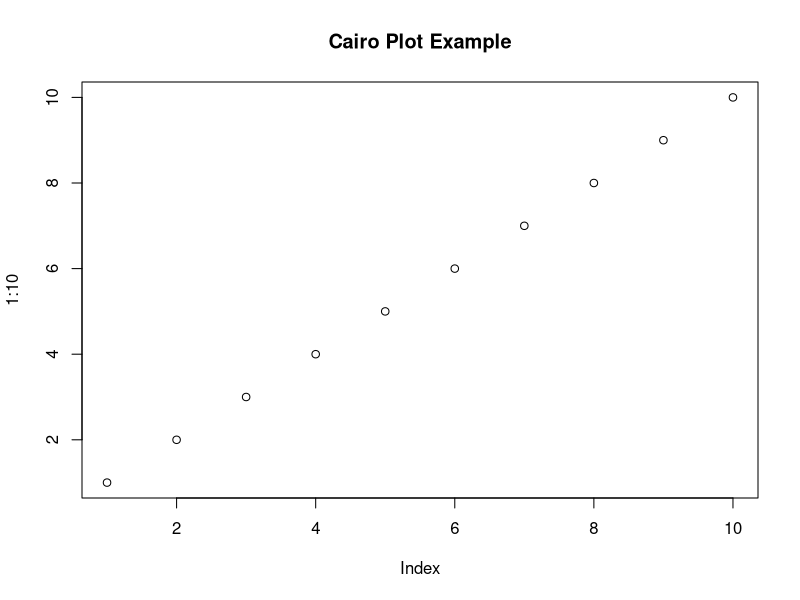
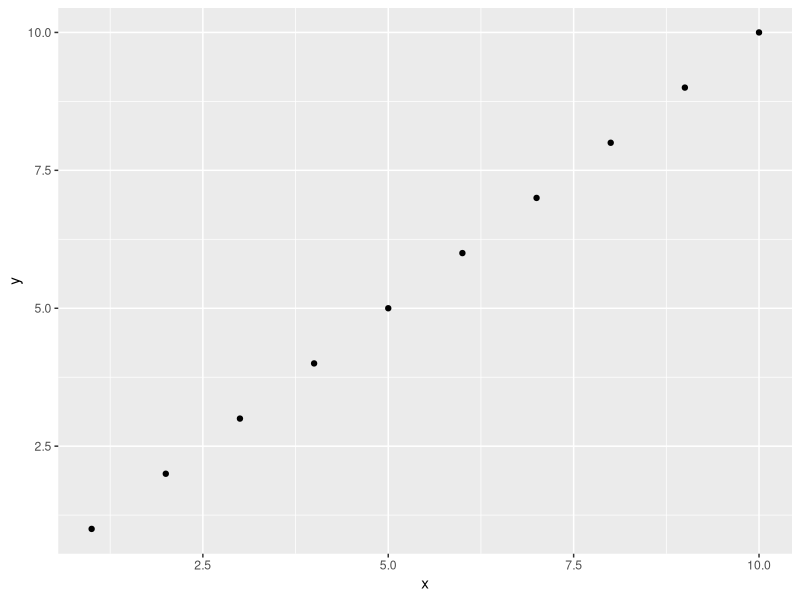
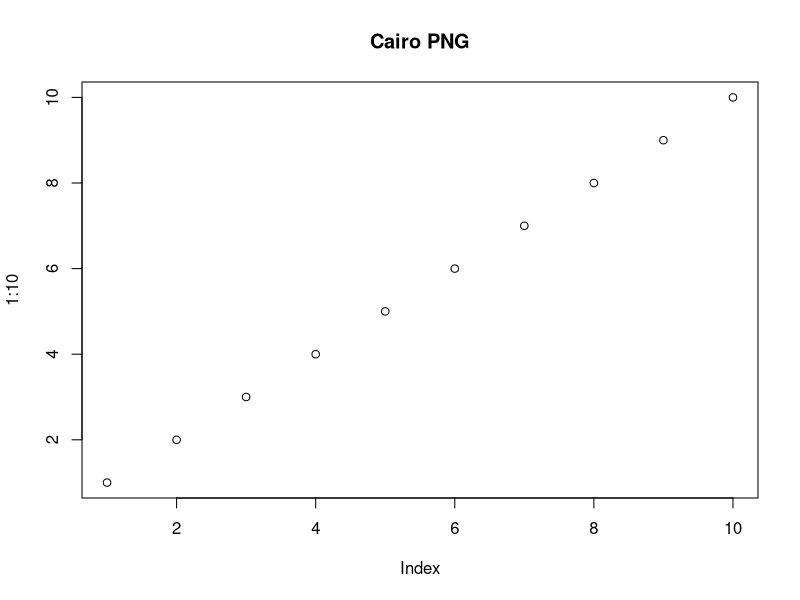
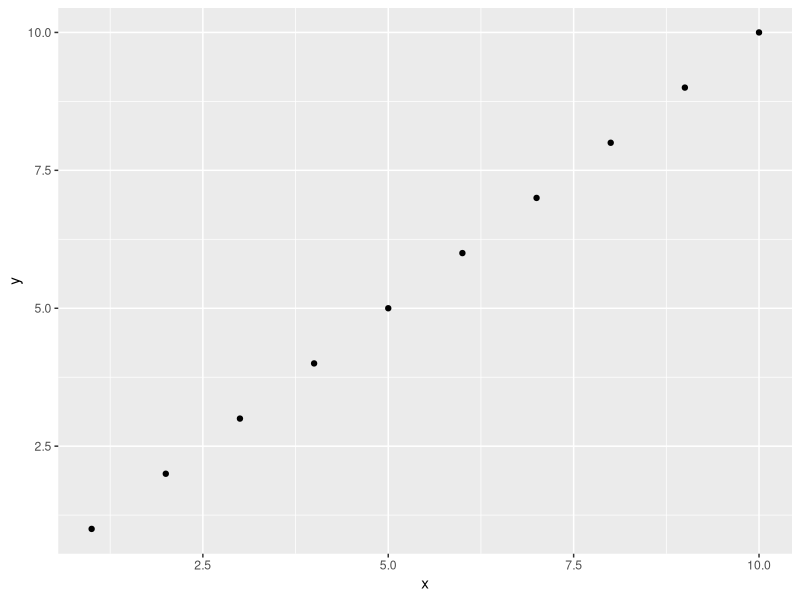
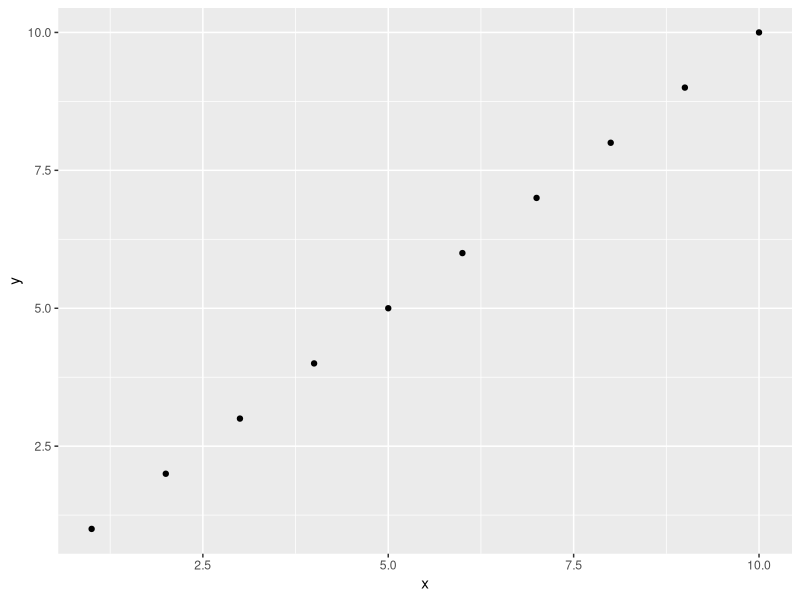
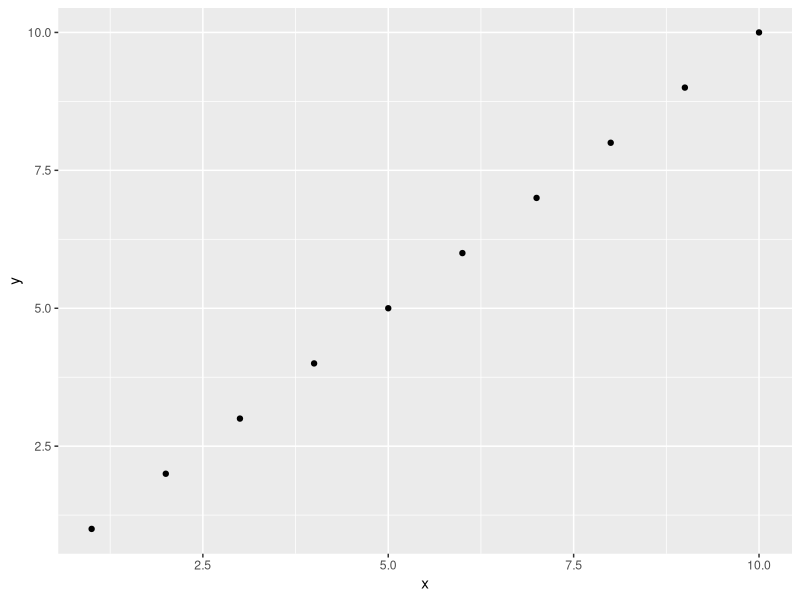

These charts were generated, in order, by the following R code:
library(Cairo) 

# if not installed, install Cairo by typing install.library("Cairo"), then run this example again

# Example plot
plot(1:10, main = "Cairo Plot Example")

# Saving as PNG with Cairo
png("cairo_plot.png", type = "cairo")
plot(1:10, main = "Cairo PNG")
dev.off()

# Saving as PDF with Cairo (with ggsave)
library(ggplot2)
p <- ggplot(data.frame(x = 1:10, y = 1:10), aes(x, y)) + geom_point()

p # does it look better on screen?

# save pdf 
ggsave("cairo_plot.pdf", plot = p, device = cairo_pdf)

# try this to save a png and check which one looks better

png("test.cairo.png",type="cairo",width=800,height=600) 
p
dev.off()

png("test.cairo_png.png",type="cairo-png",width=800,height=600) 
p
dev.off()
